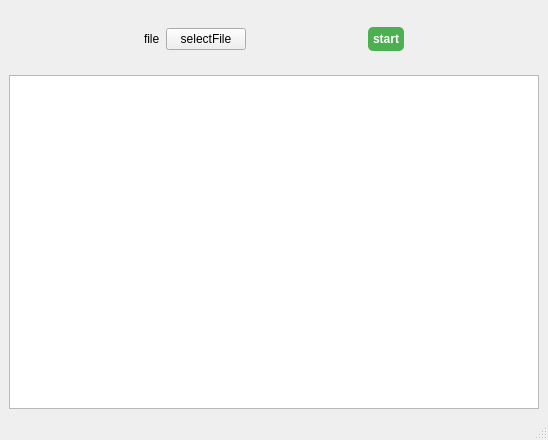
<?xml version="1.0" encoding="UTF-8"?>
<ui version="4.0">
 <class>MainWindow</class>
 <widget class="QMainWindow" name="MainWindow">
  <property name="geometry">
   <rect>
    <x>0</x>
    <y>0</y>
    <width>548</width>
    <height>440</height>
   </rect>
  </property>
  <property name="windowTitle">
   <string>MainWindow</string>
  </property>
  <widget class="QWidget" name="centralwidget">
   <layout class="QVBoxLayout" name="verticalLayout">
    <item>
     <widget class="QWidget" name="widget" native="true">
      <layout class="QVBoxLayout" name="verticalLayout_2">
       <item>
        <widget class="QWidget" name="widget_2" native="true">
         <layout class="QHBoxLayout" name="horizontalLayout">
          <item>
           <spacer name="horizontalSpacer_2">
            <property name="orientation">
             <enum>Qt::Orientation::Horizontal</enum>
            </property>
            <property name="sizeHint" stdset="0">
             <size>
              <width>40</width>
              <height>20</height>
             </size>
            </property>
           </spacer>
          </item>
          <item>
           <widget class="QLabel" name="labelFile">
            <property name="text">
             <string>file</string>
            </property>
           </widget>
          </item>
          <item>
           <widget class="QPushButton" name="btnSelectFile">
            <property name="text">
             <string>selectFile</string>
            </property>
           </widget>
          </item>
          <item>
           <spacer name="horizontalSpacer">
            <property name="orientation">
             <enum>Qt::Orientation::Horizontal</enum>
            </property>
            <property name="sizeHint" stdset="0">
             <size>
              <width>40</width>
              <height>20</height>
             </size>
            </property>
           </spacer>
          </item>
          <item>
           <widget class="QPushButton" name="btnStart">
            <property name="palette">
             <palette>
              <active>
               <colorrole role="WindowText">
                <brush brushstyle="SolidPattern">
                 <color alpha="255">
                  <red>0</red>
                  <green>0</green>
                  <blue>0</blue>
                 </color>
                </brush>
               </colorrole>
               <colorrole role="Button">
                <brush brushstyle="SolidPattern">
                 <color alpha="255">
                  <red>76</red>
                  <green>175</green>
                  <blue>80</blue>
                 </color>
                </brush>
               </colorrole>
               <colorrole role="Light">
                <brush brushstyle="SolidPattern">
                 <color alpha="255">
                  <red>127</red>
                  <green>255</green>
                  <blue>127</blue>
                 </color>
                </brush>
               </colorrole>
               <colorrole role="Midlight">
                <brush brushstyle="SolidPattern">
                 <color alpha="255">
                  <red>63</red>
                  <green>255</green>
                  <blue>63</blue>
                 </color>
                </brush>
               </colorrole>
               <colorrole role="Dark">
                <brush brushstyle="SolidPattern">
                 <color alpha="255">
                  <red>0</red>
                  <green>127</green>
                  <blue>0</blue>
                 </color>
                </brush>
               </colorrole>
               <colorrole role="Mid">
                <brush brushstyle="SolidPattern">
                 <color alpha="255">
                  <red>0</red>
                  <green>170</green>
                  <blue>0</blue>
                 </color>
                </brush>
               </colorrole>
               <colorrole role="Text">
                <brush brushstyle="SolidPattern">
                 <color alpha="255">
                  <red>0</red>
                  <green>0</green>
                  <blue>0</blue>
                 </color>
                </brush>
               </colorrole>
               <colorrole role="BrightText">
                <brush brushstyle="SolidPattern">
                 <color alpha="255">
                  <red>255</red>
                  <green>255</green>
                  <blue>255</blue>
                 </color>
                </brush>
               </colorrole>
               <colorrole role="ButtonText">
                <brush brushstyle="SolidPattern">
                 <color alpha="255">
                  <red>0</red>
                  <green>0</green>
                  <blue>0</blue>
                 </color>
                </brush>
               </colorrole>
               <colorrole role="Base">
                <brush brushstyle="SolidPattern">
                 <color alpha="255">
                  <red>76</red>
                  <green>175</green>
                  <blue>80</blue>
                 </color>
                </brush>
               </colorrole>
               <colorrole role="Window">
                <brush brushstyle="SolidPattern">
                 <color alpha="255">
                  <red>76</red>
                  <green>175</green>
                  <blue>80</blue>
                 </color>
                </brush>
               </colorrole>
               <colorrole role="Shadow">
                <brush brushstyle="SolidPattern">
                 <color alpha="255">
                  <red>0</red>
                  <green>0</green>
                  <blue>0</blue>
                 </color>
                </brush>
               </colorrole>
               <colorrole role="AlternateBase">
                <brush brushstyle="SolidPattern">
                 <color alpha="255">
                  <red>127</red>
                  <green>255</green>
                  <blue>127</blue>
                 </color>
                </brush>
               </colorrole>
               <colorrole role="ToolTipBase">
                <brush brushstyle="SolidPattern">
                 <color alpha="255">
                  <red>255</red>
                  <green>255</green>
                  <blue>220</blue>
                 </color>
                </brush>
               </colorrole>
               <colorrole role="ToolTipText">
                <brush brushstyle="SolidPattern">
                 <color alpha="255">
                  <red>0</red>
                  <green>0</green>
                  <blue>0</blue>
                 </color>
                </brush>
               </colorrole>
               <colorrole role="PlaceholderText">
                <brush brushstyle="SolidPattern">
                 <color alpha="127">
                  <red>0</red>
                  <green>0</green>
                  <blue>0</blue>
                 </color>
                </brush>
               </colorrole>
               <colorrole role="Accent">
                <brush brushstyle="SolidPattern">
                 <color alpha="255">
                  <red>255</red>
                  <green>255</green>
                  <blue>255</blue>
                 </color>
                </brush>
               </colorrole>
              </active>
              <inactive>
               <colorrole role="WindowText">
                <brush brushstyle="SolidPattern">
                 <color alpha="255">
                  <red>0</red>
                  <green>0</green>
                  <blue>0</blue>
                 </color>
                </brush>
               </colorrole>
               <colorrole role="Button">
                <brush brushstyle="SolidPattern">
                 <color alpha="255">
                  <red>76</red>
                  <green>175</green>
                  <blue>80</blue>
                 </color>
                </brush>
               </colorrole>
               <colorrole role="Light">
                <brush brushstyle="SolidPattern">
                 <color alpha="255">
                  <red>127</red>
                  <green>255</green>
                  <blue>127</blue>
                 </color>
                </brush>
               </colorrole>
               <colorrole role="Midlight">
                <brush brushstyle="SolidPattern">
                 <color alpha="255">
                  <red>63</red>
                  <green>255</green>
                  <blue>63</blue>
                 </color>
                </brush>
               </colorrole>
               <colorrole role="Dark">
                <brush brushstyle="SolidPattern">
                 <color alpha="255">
                  <red>0</red>
                  <green>127</green>
                  <blue>0</blue>
                 </color>
                </brush>
               </colorrole>
               <colorrole role="Mid">
                <brush brushstyle="SolidPattern">
                 <color alpha="255">
                  <red>0</red>
                  <green>170</green>
                  <blue>0</blue>
                 </color>
                </brush>
               </colorrole>
               <colorrole role="Text">
                <brush brushstyle="SolidPattern">
                 <color alpha="255">
                  <red>0</red>
                  <green>0</green>
                  <blue>0</blue>
                 </color>
                </brush>
               </colorrole>
               <colorrole role="BrightText">
                <brush brushstyle="SolidPattern">
                 <color alpha="255">
                  <red>255</red>
                  <green>255</green>
                  <blue>255</blue>
                 </color>
                </brush>
               </colorrole>
               <colorrole role="ButtonText">
                <brush brushstyle="SolidPattern">
                 <color alpha="255">
                  <red>0</red>
                  <green>0</green>
                  <blue>0</blue>
                 </color>
                </brush>
               </colorrole>
               <colorrole role="Base">
                <brush brushstyle="SolidPattern">
                 <color alpha="255">
                  <red>76</red>
                  <green>175</green>
                  <blue>80</blue>
                 </color>
                </brush>
               </colorrole>
               <colorrole role="Window">
                <brush brushstyle="SolidPattern">
                 <color alpha="255">
                  <red>76</red>
                  <green>175</green>
                  <blue>80</blue>
                 </color>
                </brush>
               </colorrole>
               <colorrole role="Shadow">
                <brush brushstyle="SolidPattern">
                 <color alpha="255">
                  <red>0</red>
                  <green>0</green>
                  <blue>0</blue>
                 </color>
                </brush>
               </colorrole>
               <colorrole role="AlternateBase">
                <brush brushstyle="SolidPattern">
                 <color alpha="255">
                  <red>127</red>
                  <green>255</green>
                  <blue>127</blue>
                 </color>
                </brush>
               </colorrole>
               <colorrole role="ToolTipBase">
                <brush brushstyle="SolidPattern">
                 <color alpha="255">
                  <red>255</red>
                  <green>255</green>
                  <blue>220</blue>
                 </color>
                </brush>
               </colorrole>
               <colorrole role="ToolTipText">
                <brush brushstyle="SolidPattern">
                 <color alpha="255">
                  <red>0</red>
                  <green>0</green>
                  <blue>0</blue>
                 </color>
                </brush>
               </colorrole>
               <colorrole role="PlaceholderText">
                <brush brushstyle="SolidPattern">
                 <color alpha="127">
                  <red>0</red>
                  <green>0</green>
                  <blue>0</blue>
                 </color>
                </brush>
               </colorrole>
               <colorrole role="Accent">
                <brush brushstyle="SolidPattern">
                 <color alpha="255">
                  <red>255</red>
                  <green>255</green>
                  <blue>255</blue>
                 </color>
                </brush>
               </colorrole>
              </inactive>
              <disabled>
               <colorrole role="WindowText">
                <brush brushstyle="SolidPattern">
                 <color alpha="255">
                  <red>0</red>
                  <green>127</green>
                  <blue>0</blue>
                 </color>
                </brush>
               </colorrole>
               <colorrole role="Button">
                <brush brushstyle="SolidPattern">
                 <color alpha="255">
                  <red>76</red>
                  <green>175</green>
                  <blue>80</blue>
                 </color>
                </brush>
               </colorrole>
               <colorrole role="Light">
                <brush brushstyle="SolidPattern">
                 <color alpha="255">
                  <red>127</red>
                  <green>255</green>
                  <blue>127</blue>
                 </color>
                </brush>
               </colorrole>
               <colorrole role="Midlight">
                <brush brushstyle="SolidPattern">
                 <color alpha="255">
                  <red>63</red>
                  <green>255</green>
                  <blue>63</blue>
                 </color>
                </brush>
               </colorrole>
               <colorrole role="Dark">
                <brush brushstyle="SolidPattern">
                 <color alpha="255">
                  <red>0</red>
                  <green>127</green>
                  <blue>0</blue>
                 </color>
                </brush>
               </colorrole>
               <colorrole role="Mid">
                <brush brushstyle="SolidPattern">
                 <color alpha="255">
                  <red>0</red>
                  <green>170</green>
                  <blue>0</blue>
                 </color>
                </brush>
               </colorrole>
               <colorrole role="Text">
                <brush brushstyle="SolidPattern">
                 <color alpha="255">
                  <red>0</red>
                  <green>127</green>
                  <blue>0</blue>
                 </color>
                </brush>
               </colorrole>
               <colorrole role="BrightText">
                <brush brushstyle="SolidPattern">
                 <color alpha="255">
                  <red>255</red>
                  <green>255</green>
                  <blue>255</blue>
                 </color>
                </brush>
               </colorrole>
               <colorrole role="ButtonText">
                <brush brushstyle="SolidPattern">
                 <color alpha="255">
                  <red>0</red>
                  <green>127</green>
                  <blue>0</blue>
                 </color>
                </brush>
               </colorrole>
               <colorrole role="Base">
                <brush brushstyle="SolidPattern">
                 <color alpha="255">
                  <red>76</red>
                  <green>175</green>
                  <blue>80</blue>
                 </color>
                </brush>
               </colorrole>
               <colorrole role="Window">
                <brush brushstyle="SolidPattern">
                 <color alpha="255">
                  <red>76</red>
                  <green>175</green>
                  <blue>80</blue>
                 </color>
                </brush>
               </colorrole>
               <colorrole role="Shadow">
                <brush brushstyle="SolidPattern">
                 <color alpha="255">
                  <red>0</red>
                  <green>0</green>
                  <blue>0</blue>
                 </color>
                </brush>
               </colorrole>
               <colorrole role="AlternateBase">
                <brush brushstyle="SolidPattern">
                 <color alpha="255">
                  <red>0</red>
                  <green>255</green>
                  <blue>0</blue>
                 </color>
                </brush>
               </colorrole>
               <colorrole role="ToolTipBase">
                <brush brushstyle="SolidPattern">
                 <color alpha="255">
                  <red>255</red>
                  <green>255</green>
                  <blue>220</blue>
                 </color>
                </brush>
               </colorrole>
               <colorrole role="ToolTipText">
                <brush brushstyle="SolidPattern">
                 <color alpha="255">
                  <red>0</red>
                  <green>0</green>
                  <blue>0</blue>
                 </color>
                </brush>
               </colorrole>
               <colorrole role="PlaceholderText">
                <brush brushstyle="SolidPattern">
                 <color alpha="127">
                  <red>0</red>
                  <green>127</green>
                  <blue>0</blue>
                 </color>
                </brush>
               </colorrole>
               <colorrole role="Accent">
                <brush brushstyle="SolidPattern">
                 <color alpha="255">
                  <red>76</red>
                  <green>255</green>
                  <blue>76</blue>
                 </color>
                </brush>
               </colorrole>
              </disabled>
             </palette>
            </property>
            <property name="autoFillBackground">
             <bool>false</bool>
            </property>
            <property name="styleSheet">
             <string notr="true">QPushButton {
    background-color: #4CAF50;
    color: white;
    font-weight: bold;
    border-radius: 5px;
    padding: 5px;
}</string>
            </property>
            <property name="text">
             <string>start</string>
            </property>
           </widget>
          </item>
          <item>
           <spacer name="horizontalSpacer_3">
            <property name="orientation">
             <enum>Qt::Orientation::Horizontal</enum>
            </property>
            <property name="sizeHint" stdset="0">
             <size>
              <width>40</width>
              <height>20</height>
             </size>
            </property>
           </spacer>
          </item>
         </layout>
        </widget>
       </item>
      </layout>
     </widget>
    </item>
    <item>
     <widget class="QTextEdit" name="textLog"/>
    </item>
   </layout>
  </widget>
  <widget class="QMenuBar" name="menubar">
   <property name="geometry">
    <rect>
     <x>0</x>
     <y>0</y>
     <width>548</width>
     <height>25</height>
    </rect>
   </property>
  </widget>
  <widget class="QStatusBar" name="statusbar"/>
 </widget>
 <resources/>
 <connections/>
</ui>
